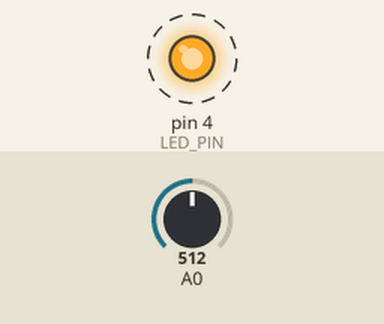
Recording of a sketch running on a simulated Arduino Uno, built with avr-gcc and run on an emulated ATmega328P. On the bench: output pins drawn as LEDs (lit = HIGH). Dashed ring = blinking. The test bench sets the inputs (shaded band); at power-on: A0 = 512. What the sketch prints to the serial monitor is not drawn.

Above: at 0.2 s.
Timing chart, 0 to 3.0 s (numbered marks = the images above):
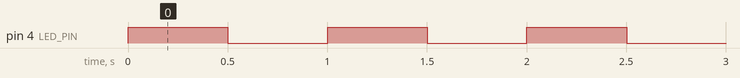

Measured:
- by itself, pin 4 (LED_PIN): alternates HIGH for 0.50 s and LOW for 0.50 s

The sketch:

test-esp-basic.ino
```cpp
/*
 * Note about ESP
 *
 * - D2 <=> GPIO4
 * - boud rate: 115200
 */
#define LED_PIN 4

void setup() {
  pinMode(LED_PIN, OUTPUT);
  Serial.begin(115200);
  Serial.println("READY");
}

void loop() {
  int value = analogRead(A0);
  Serial.println("Value: " + String(value));
  digitalWrite(LED_PIN, HIGH);
  Serial.println("ON");
  delay(500);
  digitalWrite(LED_PIN, LOW);
  Serial.println("OFF");
  delay(500);
}
```
